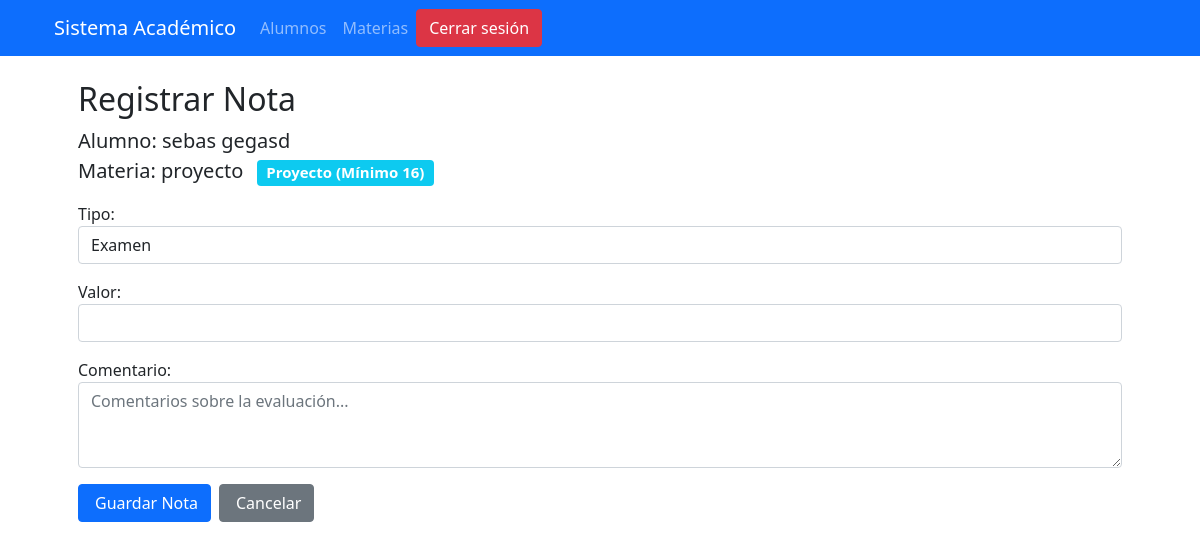
The app's page /inscripcion/2/registrar-nota/ (signed in) with its own data.
### formulario/models.py (models this page shows, shortened)
class Inscripcion(models.Model):
    alumno = models.ForeignKey(Alumno, on_delete=models.CASCADE)
    materia = models.ForeignKey(Materia, on_delete=models.CASCADE)
    periodo = models.ForeignKey(Periodo, on_delete=models.CASCADE)
    fecha_inscripcion = models.DateField(auto_now_add=True)
    class Meta:
        unique_together = ('alumno', 'materia', 'periodo')
        verbose_name_plural = 'Inscripciones'
        ordering = ['-fecha_inscripcion']
    def es_materia_proyecto(self):
        return 'proyecto' in self.materia.nombre.lower()

class Alumno(models.Model):
    nombre = models.CharField(max_length=100)
    apellido = models.CharField(max_length=100)
    edad = models.PositiveIntegerField()
    direccion = models.TextField()
    email = models.EmailField(unique=True)
    telefono = models.CharField(max_length=15)
    fecha_inscripcion = models.DateField(auto_now_add=True)
    foto = models.ImageField(upload_to='estudiantes/', blank=True, null=True, verbose_name="Foto del alumno")
    matricula = models.CharField(max_length=20, unique=True, blank=True, null=True)
    class Meta:
        ordering = ['apellido', 'nombre']

class Materia(models.Model):
    nombre = models.CharField(max_length=100)
    descripcion = models.TextField(blank=True, null=True)
    profesor = models.ForeignKey(Profesor, on_delete=models.SET_NULL, null=True, blank=True, related_name='materias_impartidas')
    nota_minima_aprobatoria = models.DecimalField(
        max_digits=5,
        decimal_places=2,
        default=10,
        validators=[MinValueValidator(0), MaxValueValidator(20)]
    )
    class Meta:
        ordering = ['nombre']
        verbose_name_plural = 'Materias'

### formulario/views.py (the view)
# urls.py: path('inscripcion/<int:inscripcion_id>/registrar-nota/', views.registrar_nota, name='registrar_nota'),
@login_required
def registrar_nota(request, inscripcion_id):
    inscripcion = get_object_or_404(Inscripcion, pk=inscripcion_id)
    es_proyecto = inscripcion.es_materia_proyecto()
    alumno = inscripcion.alumno
    if request.method == 'POST':
        form = NotaForm(request.POST)
        if form.is_valid():
            nota = form.save(commit=False)
            nota.inscripcion = inscripcion
            nota.save()
            inscripcion.actualizar_estado()
            messages.success(request, 'Nota registrada correctamente')
            return redirect('formulario:lista_notas_alumno', alumno_id=inscripcion.alumno.id)
    else:
        form = NotaForm()
    return render(request, 'formulario/registrar_nota.html', {
        'form': form,
        'inscripcion': inscripcion,
        'es_proyecto': es_proyecto,
        'nota_minima': 16 if es_proyecto else 12
    })

### formulario/forms.py (shortened to what this page needs)
class NotaForm(forms.ModelForm):
    class Meta:
        model = Nota
        fields = ['tipo', 'valor', 'comentario']
        widgets = {
            'tipo': forms.Select(attrs={'class': 'form-control'}),
            'valor': forms.NumberInput(attrs={
                'class': 'form-control',
                'step': '0.01',
                'min': '0',
                'max': '20'
            }),
            'comentario': forms.Textarea(attrs={
                'class': 'form-control',
                'rows': 3,
                'placeholder': 'Comentarios sobre la evaluación...'
            }),
        }

### formulario/templates/formulario/registrar_nota.html (shortened to what this page needs)
{% extends 'base.html' %}
{% load static %}
{% block content %}
<div class="container mt-4">
    <h2>Registrar Nota</h2>
    <p class="lead">
        Alumno: <strong>{{ inscripcion.alumno.nombre }} {{ inscripcion.alumno.apellido }}</strong><br>
        Materia: <strong>{{ inscripcion.materia.nombre }}</strong>
        {% if es_proyecto %}
        <span class="badge bg-info ms-2">Proyecto (Mínimo 16)</span>
        {% endif %}
    </p>
    <form method="post" class="mt-3">
        {{ form.as_p }}
        <div class="d-flex gap-2">
            <button type="submit" class="btn btn-primary">
                 Guardar Nota
            </button>
            <a href="{% url 'formulario:lista_notas_alumno' alumno_id=inscripcion.alumno.id %}"
               class="btn btn-secondary">
                 Cancelar
            </a>
        </div>
    </form>
</div>
{% endblock %}

### records on screen
Inscripcion: alumno.nombre "sebas", alumno.apellido "gegasd", materia.nombre "proyecto"
